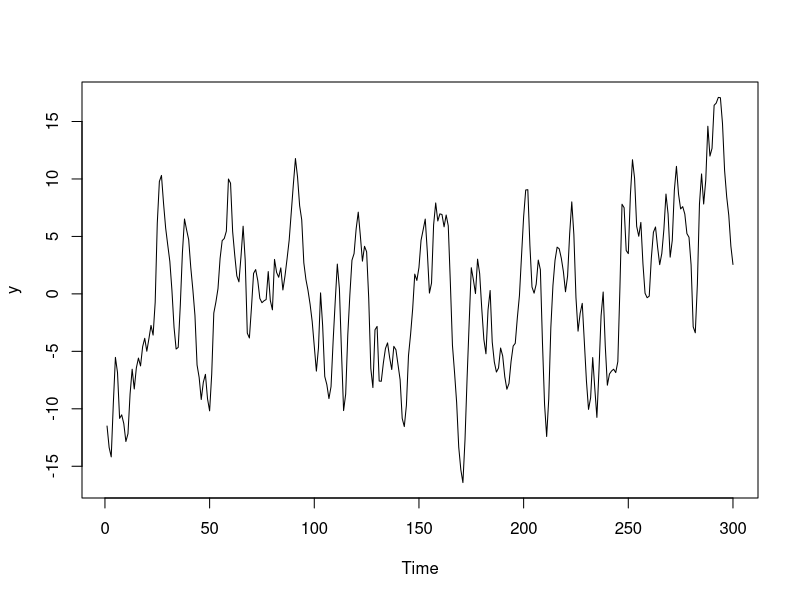
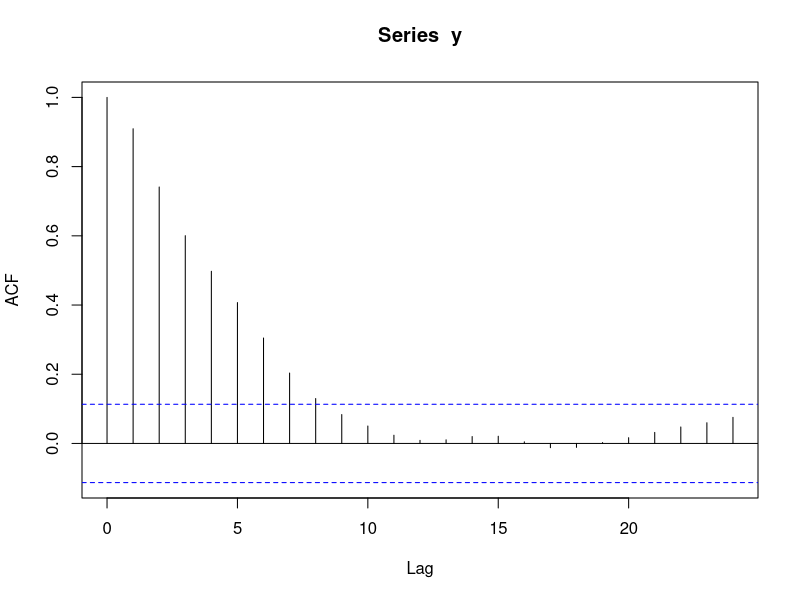
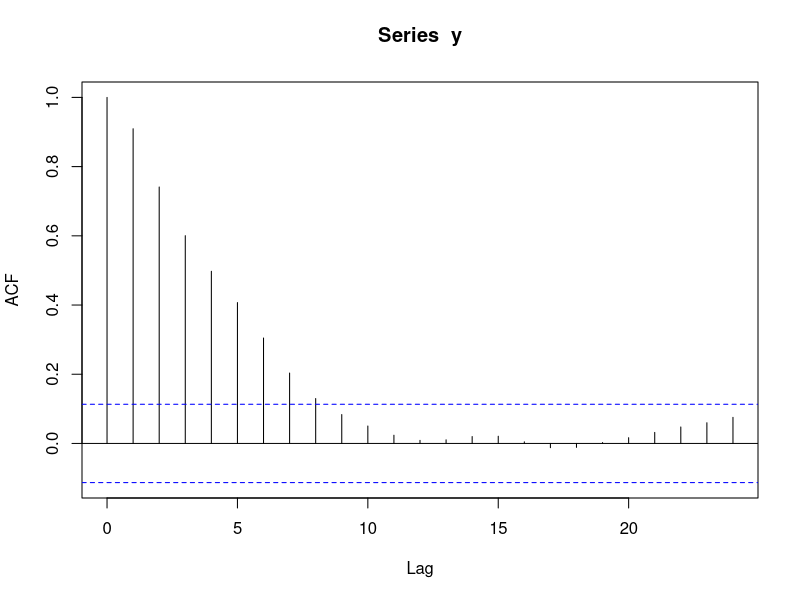
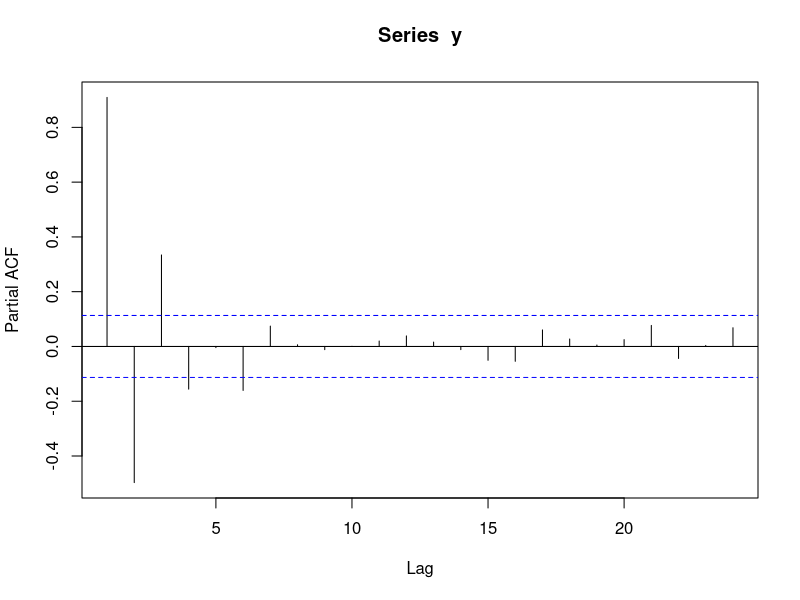
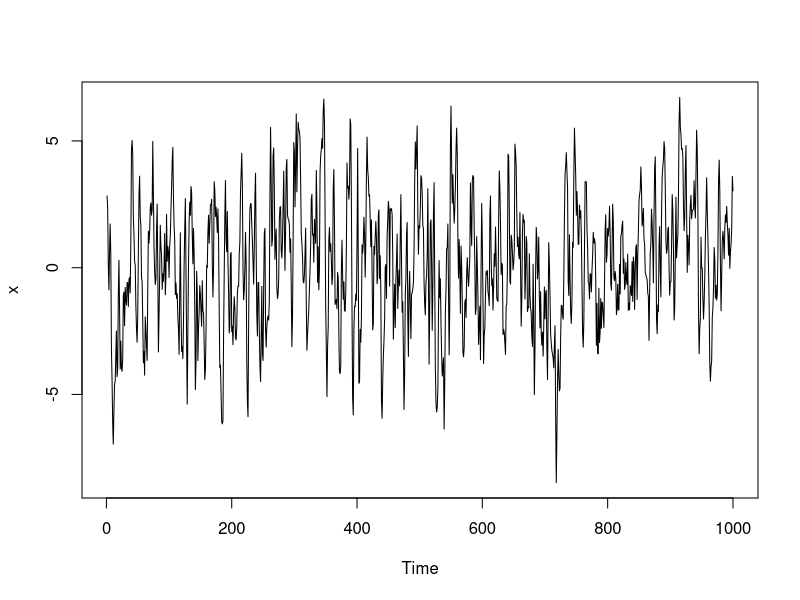
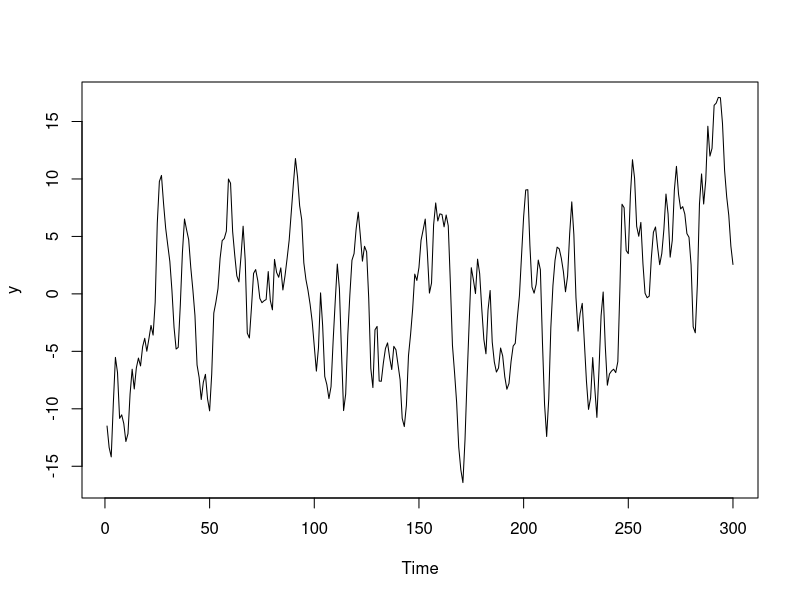
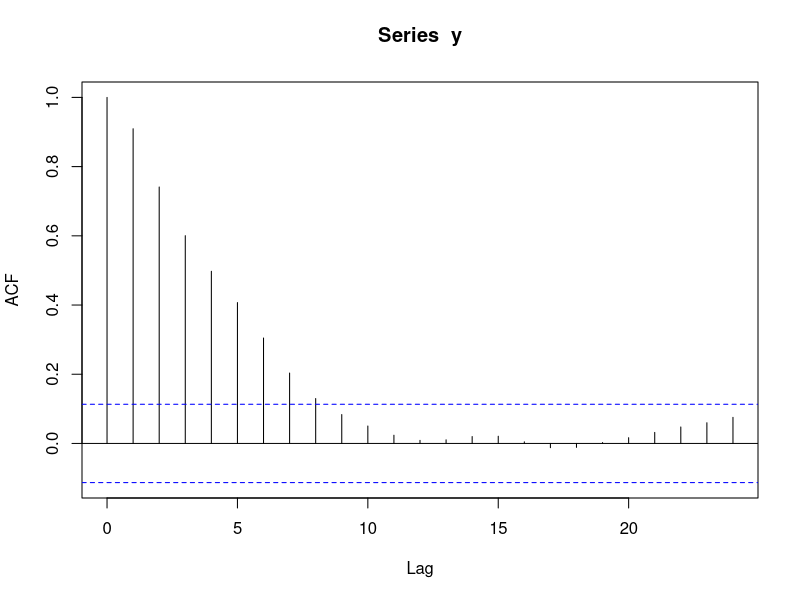
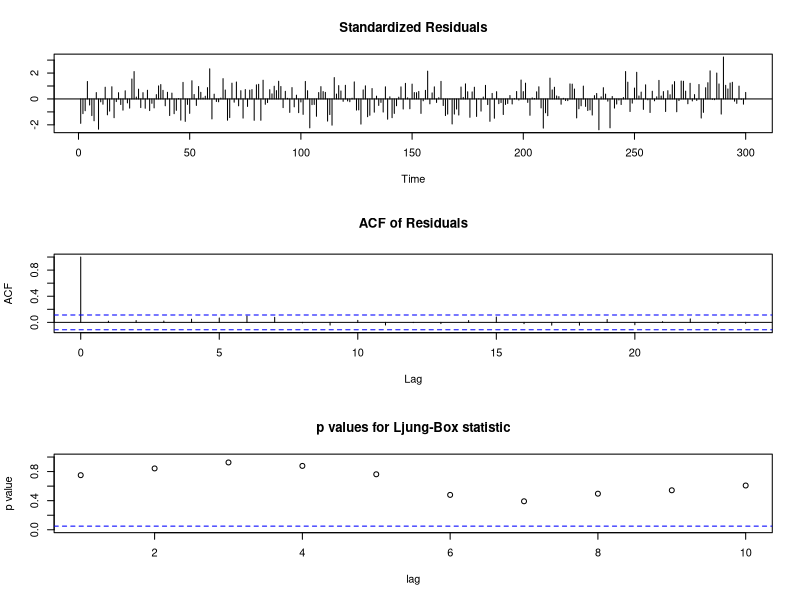

These figures' R source, in order:
### R code from vignette source 'C:/Users/marca/OneDrive/2023/teaching_unterricht/Time Series Prediction (TSP)/Slides/Rnw/slides_part3'

###################################################
### code chunk number 1: init
###################################################

#-----------------------------------------------------------------
# Source estimation routine
#source(paste(path.pgm,"examples.r",sep=""))


###################################################
### code chunk number 2: init
###################################################
# R-code: simulation ARMA(1,1)

set.seed(10)
sigma<-2
a1<-0.8
b1<-0.9
set.seed(10)
len<-300
y<-arima.sim(n = len, list( ar=a1,ma = b1), sd = sigma)
ts.plot(y)

# acf does not vanish
ARMAacf(ma=b1,ar=a1,lag.max=100)
# pacf does not vanish either
ARMAacf(ma=b1,ar=a1,lag.max=100,pacf=T)

# Neither acf nor pacf vanish: cannot be used to infer model orders p,q (identification)
acf(y)
acf(y)$acf
acf(y,type="partial")





###################################################
### code chunk number 3: slides_part3.Rnw:204-214
###################################################
# R-code: estimate $a_1b_1$

len<-1000
set.seed(10)
sigma<-sqrt(2)
a1<-0.6
b1<-0.5
x<-arima.sim(n = len, list( ar=a1,ma = b1), sd = sigma)
ts.plot(x)
arma_obj<-arima(x,order = c(1, 0, 1))
arma_obj


###################################################
### code chunk number 4: init
###################################################
# R-code: parsimony

set.seed(10)
sigma<-2
a1<-0.8
b1<-0.9
set.seed(10)
len<-300
y<-arima.sim(n = len, list( ar=a1,ma = b1), sd = sigma)
ts.plot(y)

# Try pure MA
acf(y)
# q=6 is not large enough: need q>=7 for OK-diagnostics
# ma7 is still significant 
x_obj<-arima(y,order=c(0,0,7))
x_obj
# Diagnostics
tsdiag(x_obj)

# Try pure AR
# p=5 is not large enough: need p>=6 for OK-diagnostics
# ar6 is still significant 

acf(y,type="partial")
x_obj<-arima(y,order=c(6,0,0))
x_obj
# Diagnostics
tsdiag(x_obj)


# ARMA(1,1)
x_obj<-arima(y,order=c(1,0,1))
x_obj
# Diagnostics
tsdiag(x_obj)



###################################################
### code chunk number 5: slides_part3.Rnw:287-315
###################################################
# R-code: ARMA(1,1) forecast
set.seed(10)
sigma<-sqrt(2)
c<-4
a1<-0.3
b1<-0.7
len<-1000
# Forecast horizon
h<-10

# Compute one additional observation i.e. len+1
y<-arima.sim(n = len+h, list( ar=a1,ma = b1), sd = sigma)
y<-y+c/(1-a1)
ts.plot(y)
# Data
x<-y[1:len]
# Future observation: must be forecasted
x_future<-y[(len+1):(len+h)]
# Estimation
x_obj<-arima(x,order=c(1,0,1))
x_obj
# Diagnostics
tsdiag(x_obj,gof.lag=30)

# Forecasting
h<-10
pred_obj<-predict(x_obj,n.ahead=h)

last_data<-10
plot(y[(len+1-last_data):(len+h)],ylim=c(0,10))
lines(c(rep(NA,last_data-1),x[len],pred_obj$pred),col="blue",type="b")
lines(c(rep(NA,last_data-1),x[len],pred_obj$pred-2*pred_obj$se),col="red",type="b")
lines(c(rep(NA,last_data-1),x[len],pred_obj$pred+2*pred_obj$se),col="red",type="b")


###################################################
### code chunk number 6: slides_part3.Rnw:578-768
###################################################
# R-code: information criteria
# We simulate an AR(2) and apply information criteria (AIC, BIC)
# Specifically we look for best AR, best MA and best ARMA-models for the AR(2)
# Ideally, the information criteria select the true model orders p=2, q=0
# Let's see...
# 1. Generate data
set.seed(11)
len<-100
sigma<-sqrt(3)
a_1<-1.7
a_2<--0.8
c<-10
mu<-c/(1-a_1-a_2)
y<-mu+arima.sim(n = len, list( ar = c(a_1,a_2)), sd = sigma)
ts.plot(y)
acf(y,type="partial")

# 2. Compute residual error variance for AR(p)-models with p=0,...,10

maxorder<-10
sigma_k<-rep(0,maxorder+1)
# Order zero
sigma_k[1]<-var(y)
# Orders 1,2,...,maxorder
for (k in 1:maxorder)         #k<-20
{
# Fit AR(k)  
  AR_obj<-arima(y,order=c(k,0,0))
# Extract sigma^2  
  sigma_k[k+1]<-mean(AR_obj$res^2)
# This is the same as
  sigma_k[k+1]<-AR_obj$sigma2
  sigma_k[k+1]<-AR_obj$sigma
  print(paste("AR-Order=",k,"  AIC=",AR_obj$aic,sep=""))
}

# 3. Plot sigma^2 as a function of increasing model order p: sigma^2 should decrease with increasing p (this is called overfitting)
par(mfrow=c(2,1))
anf<-1
plot((sigma_k)[anf:(maxorder+1)],col="blue",xlab="AR-order",ylab="",
main="Sample mean-square error of AR(2)",type="l",axes="F")
axis(1,at=anf:(maxorder+1),labels=-1+anf:(maxorder+1))
axis(2)
box()
anf<-3
plot((sigma_k)[anf:(maxorder+1)],col="blue",xlab="AR-order",ylab="",
main="Same as above for orders=2,3,...,10 (larger or equal than true order 2)",type="l",axes="F")
axis(1,at=1:(maxorder-anf+2),labels=-1+anf:(maxorder+1))
axis(2)
box()



# 4. Compute AIC and plot: AIC is minimal at p=3 (true model is p=2)
log_sigma_k<-log(sigma_k)
par(mfrow=c(2,1))
anf<-1
aic<-(log_sigma_k+2*(0:maxorder)/len)[anf:(maxorder+1)]
plot((log_sigma_k)[anf:(maxorder+1)],col="blue",xlab="AR-order",ylab="",
main="log sample MSE and AIC for AR(2)",type="l",axes="F")
lines(aic,col="red")
mtext("log sample MSE", side = 3, line = -1,at=maxorder/2,col="blue")
mtext("AIC", side = 3, line = -2,at=maxorder/2,col="red")
axis(1,at=anf:(maxorder+1),labels=-1+anf:(maxorder+1))
axis(2)
box()
anf<-3
aic<-(log_sigma_k+2*(0:maxorder)/len)[anf:(maxorder+1)]
ymin<-min((log_sigma_k)[anf:(maxorder)])
ymax<-max((log_sigma_k+2*(0:maxorder)/len)[anf:(maxorder)])
plot((log_sigma_k)[anf:(maxorder+1)],col="blue",xlab="AR-order",ylab="",
main="log sample MSE and AIC for AR(2)",type="l",axes="F",ylim=c(ymin,ymax))
lines(aic,col="red")
mtext("log sample MSE", side = 3, line = -1,at=maxorder/2,col="blue")
mtext("AIC", side = 3, line = -2,at=maxorder/2,col="red")
axis(1,at=1:(maxorder-anf+2),labels=-1+anf:(maxorder+1))
axis(2)
box()

# 5. Compute BIC and compare with AIC: BIC is minimal at p=2 (true model order correctly identified by BIC)
par(mfrow=c(2,1))
anf<-1
aic<-(log_sigma_k+2*(0:maxorder)/len)[anf:(maxorder+1)]
bic<-(log_sigma_k+log(len)*(0:maxorder)/len)[anf:(maxorder+1)]
plot(bic,col="blue",xlab="AR-order",ylab="",
main="BIC (blue) vs. AIC (red) for AR(2)",type="l",axes="F")
lines(aic,col="red")
mtext("BIC", side = 3, line = -1,at=maxorder/2,col="blue")
mtext("AIC", side = 3, line = -2,at=maxorder/2,col="red")
axis(1,at=anf:(maxorder+1),labels=-1+anf:(maxorder+1))
axis(2)
box()
anf<-3
aic<-(log_sigma_k+2*(0:maxorder)/len)[anf:(maxorder+1)]
bic<-(log_sigma_k+log(len)*(0:maxorder)/len)[anf:(maxorder+1)]
ymin<-min(aic)
ymax<-max(bic)
plot(bic,col="blue",xlab="AR-order",ylab="",
main="BIC (blue) vs. AIC (red) for AR(2)",type="l",axes="F",ylim=c(ymin,ymax))
lines(aic,col="red")
mtext("BIC", side = 3, line = -1,at=maxorder/2,col="blue")
mtext("AIC", side = 3, line = -2,at=maxorder/2,col="red")
axis(1,at=1:(maxorder-anf+2),labels=-1+anf:(maxorder+1))
axis(2)
box()


# 6. Fit (wrong) MA-models

maxorder<-10
sigma_k<-rep(0,maxorder+1)
# Order zero
sigma_k[1]<-var(y)
for (k in 1:maxorder)         #k<-10
{
  MA_obj<-arima(y,order=c(0,0,k))
  sigma_k[k+1]<-mean(MA_obj$res^2)
# This is the same as
  sigma_k[k+1]<-MA_obj$sigma
  print(paste("MA-Order=",k,"  AIC=",MA_obj$aic,sep=""))
}
log_sigma_k<-log(sigma_k)

par(mfrow=c(2,1))
anf<-1
aic<-(log_sigma_k+2*(0:maxorder)/len)[anf:(maxorder+1)]
bic<-(log_sigma_k+log(len)*(0:maxorder)/len)[anf:(maxorder+1)]
plot(bic,col="blue",xlab="MA-order",ylab="",
main="BIC (blue) vs. AIC (red) for AR(2) based on false MA-models",
type="l",axes="F",ylim=c(min(aic),max(aic)))
lines(aic,col="red")
mtext("BIC", side = 3, line = -1,at=maxorder/2,col="blue")
mtext("AIC", side = 3, line = -2,at=maxorder/2,col="red")
axis(1,at=anf:(maxorder+1),labels=-1+anf:(maxorder+1))
axis(2)
box()
anf<-3
aic<-(log_sigma_k+2*(0:maxorder)/len)[anf:(maxorder+1)]
bic<-(log_sigma_k+log(len)*(0:maxorder)/len)[anf:(maxorder+1)]
ymin<-min(aic)
ymax<-max(bic)
plot(bic,col="blue",xlab="MA-order",ylab="",
main="BIC (blue) vs. AIC (red) for AR(2)",type="l",axes="F",ylim=c(ymin,ymax))
lines(aic,col="red")
mtext("BIC", side = 3, line = -1,at=maxorder/2,col="blue")
mtext("AIC", side = 3, line = -2,at=maxorder/2,col="red")
axis(1,at=1:(maxorder-anf+2),labels=-1+anf:(maxorder+1))
axis(2)
box()


acf(y)

# 7. Fit ARMA-models: BIC identifies correct model (AIC is totally wrong: selects (4,3)-model)

maxarorder<-5
maxmaorder<-5
sigma_jk<-matrix(rep(0,(maxmaorder+1)*(maxarorder+1)),
ncol=maxmaorder+1,nrow=maxarorder+1)
# Order (zero,zero)
sigma_jk[1,1]<-var(y)
for (j in 0:maxarorder)
{
  for (k in 0:maxmaorder)         #k<-10
  {
#    ARMA_obj<-arima(y,order=c(j,0,k),method="CSS")
    ARMA_obj<-arima(y,order=c(j,0,k))
    sigma_jk[j+1,k+1]<-ARMA_obj$sigma
    print(paste("  AR-order=",j,"MA-Order=",k,"  AIC=",ARMA_obj$aic,sep=""))
  }
}
log_sigma_jk<-log(sigma_jk)
aic<-sigma_jk
dimnames(aic)[[2]]<-paste("MA-order",0:maxmaorder,sep=" ")
dimnames(aic)[[1]]<-paste("AR-order",0:maxarorder,sep=" ")
bic<-aic
for (j in 0:maxarorder)
{
  for (k in 0:maxmaorder)
  {
#    aic[j,k]<-log_sigma_jk[j,k]+2*(j+k)/len
#    bic[j,k]<-log_sigma_jk[j,k]+log(len)*(j+k)/len
    aic[j+1,k+1]<-log_sigma_jk[j+1,k+1]+2*(j+k)/len
    bic[j+1,k+1]<-log_sigma_jk[j+1,k+1]+log(len)*(j+k)/len
  }
}
aic
bic




###################################################
### code chunk number 7: slides_part3.Rnw:783-881
###################################################
# R-code: ARMA(p,q) forecasting
# Generate data for ARMA(1,1)
set.seed(10)
a_1<-0.9
b_1<-0.6
len<-100
mu<-10/(1-0.9)
sigma<-sqrt(3)
y<-mu+arima.sim(n = len, list( ar = a_1, ma = b_1), sd = sigma)
ts.plot(y)

# acf and pacf: the latter suggests AR(2). Let's see...
par(mfrow=c(2,1))
acf(y)
acf(y,type="partial")

if (F)
{
# AR(2) and ARMA(1,1) are both OK
  arorder<-2
  maorder<-0
  y_ar<-arima(y,order=c(arorder,0,maorder))
  arorder<-1
  maorder<-1
  y_arma<-arima(y,order=c(arorder,0,maorder))
  tsdiag(y_ar)
  tsdiag(y_arma)
}


# Set-up BIC in a function
  
bic_func<-function(maxarorder,maxmaorder,y)
{
  sigma_jk<-matrix(rep(0,(maxmaorder+1)*(maxarorder+1)),
                   ncol=maxmaorder+1,nrow=maxarorder+1)
  len<-length(y)
  for (j in 0:maxarorder)
  {
    for (k in 0:maxmaorder)         #k<-10
    {
      ARMA_obj<-arima(y,order=c(j,0,k))
      sigma_jk[j+1,k+1]<-ARMA_obj$sigma
    }
  }
  log_sigma_jk<-log(sigma_jk)
  bic<-sigma_jk
  dimnames(bic)[[2]]<-paste("MA-order",0:maxmaorder,sep=" ")
  dimnames(bic)[[1]]<-paste("AR-order",0:maxarorder,sep=" ")
  for (j in 0:maxarorder)
  {
    for (k in 0:maxmaorder)
    {
      #    bic[j,k]<-log_sigma_jk[j,k]+log(len)*(j+k)/len
      bic[j+1,k+1]<-log_sigma_jk[j+1,k+1]+log(len)*(j+k)/len
    }
  }
  return(list(bic=bic))
  
}


# Set max orders and apply bic_func (not too large because of potential numerical issues)
maxarorder<-5
maxmaorder<-5

# ARMA(1,1) (true model) is preferred to AR(2)
bic<-bic_func(maxarorder,maxmaorder,y)$bic

bic

# Model orders
which(bic == min(bic), arr.ind = TRUE)-1 
arorder<-(which(bic == min(bic), arr.ind = TRUE)-1)[1] 
maorder<-(which(bic == min(bic), arr.ind = TRUE)-1)[2] 


# Estimate parameters: arorder=maorder=1 minimize above BIC-matrix
y_arma<-arima(y,order=c(arorder,0,maorder))

# Check model
tsdiag(y_arma,gof.lag=15)

# Compute forecasts: 10-steap ahead
h<-10
pred_obj<-predict(y_arma,n.ahead=h)

yhat<-pred_obj$pred
sd_yhat<-pred_obj$se

y_lower<-yhat-2*sd_yhat
y_upper<-yhat+2*sd_yhat

par(mfrow=c(1,1))
ts.plot(c(rep(NA,31),yhat),col="red",xlab="",ylab="",
main="Interval forecasts ARMA(1,1)",
ylim=c(min(y[(len-30):len]),max(y_upper)))
lines(c(rep(NA,31),y_lower),col="red",lty=2)
lines(c(rep(NA,31),y_upper),col="red",lty=2)
lines(c(y[(len-30):len],rep(NA,h)),col="blue")
abline(v=31)
